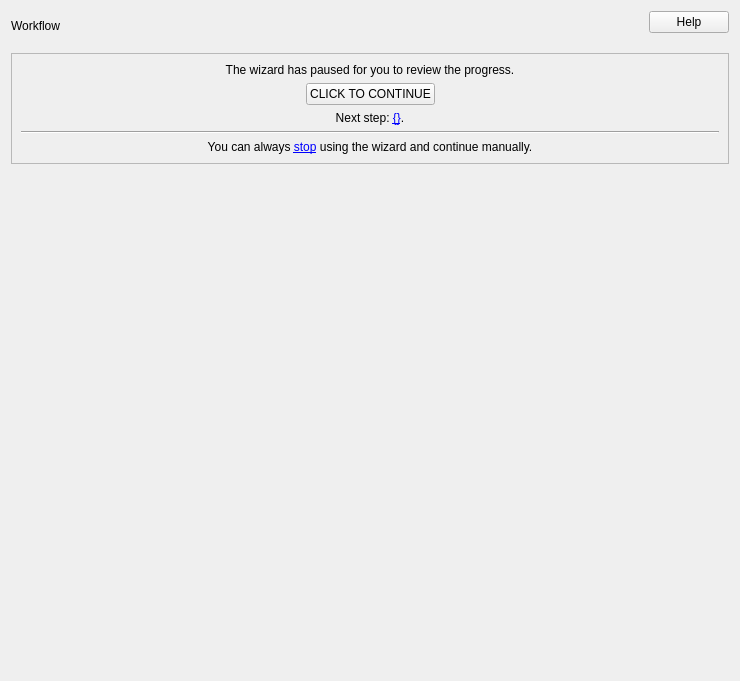
<?xml version="1.0" encoding="UTF-8"?>
<ui version="4.0">
 <class>Dialog</class>
 <widget class="QDialog" name="Dialog">
  <property name="geometry">
   <rect>
    <x>0</x>
    <y>0</y>
    <width>740</width>
    <height>681</height>
   </rect>
  </property>
  <property name="minimumSize">
   <size>
    <width>400</width>
    <height>600</height>
   </size>
  </property>
  <layout class="QGridLayout" name="gridLayout">
   <property name="spacing">
    <number>2</number>
   </property>
   <item row="2" column="0" colspan="5">
    <widget class="QFrame" name="FRA_PAUSED">
     <property name="frameShape">
      <enum>QFrame::StyledPanel</enum>
     </property>
     <property name="frameShadow">
      <enum>QFrame::Raised</enum>
     </property>
     <layout class="QVBoxLayout" name="verticalLayout">
      <item>
       <widget class="QLabel" name="LBL_PAUSED">
        <property name="text">
         <string>The wizard has paused for you to review the progress.</string>
        </property>
        <property name="alignment">
         <set>Qt::AlignCenter</set>
        </property>
       </widget>
      </item>
      <item>
       <layout class="QHBoxLayout" name="horizontalLayout_2">
        <item>
         <spacer name="horizontalSpacer_2">
          <property name="orientation">
           <enum>Qt::Horizontal</enum>
          </property>
          <property name="sizeHint" stdset="0">
           <size>
            <width>40</width>
            <height>20</height>
           </size>
          </property>
         </spacer>
        </item>
        <item>
         <widget class="QPushButton" name="BTN_CONTINUE">
          <property name="sizePolicy">
           <sizepolicy hsizetype="Fixed" vsizetype="Fixed">
            <horstretch>0</horstretch>
            <verstretch>0</verstretch>
           </sizepolicy>
          </property>
          <property name="text">
           <string>CLICK TO CONTINUE</string>
          </property>
          <property name="autoDefault">
           <bool>false</bool>
          </property>
          <property name="style" stdset="0">
           <string>completed</string>
          </property>
         </widget>
        </item>
        <item>
         <spacer name="horizontalSpacer_4">
          <property name="orientation">
           <enum>Qt::Horizontal</enum>
          </property>
          <property name="sizeHint" stdset="0">
           <size>
            <width>40</width>
            <height>20</height>
           </size>
          </property>
         </spacer>
        </item>
       </layout>
      </item>
      <item>
       <widget class="QLabel" name="LBL_NEXT">
        <property name="text">
         <string>Next step: &lt;a href=&quot;action:wizard_next&quot;&gt;{}&lt;/a&gt;.</string>
        </property>
        <property name="alignment">
         <set>Qt::AlignCenter</set>
        </property>
       </widget>
      </item>
      <item>
       <widget class="Line" name="line">
        <property name="orientation">
         <enum>Qt::Horizontal</enum>
        </property>
       </widget>
      </item>
      <item>
       <widget class="QLabel" name="LBL_CLOSE">
        <property name="text">
         <string>You can always &lt;a href=&quot;action:stop_wizard&quot;&gt;stop&lt;/a&gt; using the wizard and continue manually.</string>
        </property>
        <property name="alignment">
         <set>Qt::AlignCenter</set>
        </property>
       </widget>
      </item>
     </layout>
    </widget>
   </item>
   <item row="3" column="1" colspan="3">
    <spacer name="verticalSpacer">
     <property name="orientation">
      <enum>Qt::Vertical</enum>
     </property>
     <property name="sizeHint" stdset="0">
      <size>
       <width>20</width>
       <height>40</height>
      </size>
     </property>
    </spacer>
   </item>
   <item row="0" column="0" colspan="3" alignment="Qt::AlignBottom">
    <widget class="QLabel" name="LBL_FILENAME_3">
     <property name="text">
      <string>Workflow</string>
     </property>
     <property name="style" stdset="0">
      <string>title</string>
     </property>
    </widget>
   </item>
   <item row="1" column="0" colspan="2">
    <widget class="QWidget" name="widget" native="true">
     <property name="minimumSize">
      <size>
       <width>16</width>
       <height>16</height>
      </size>
     </property>
     <layout class="QGridLayout" name="LAY_MAIN">
      <property name="leftMargin">
       <number>0</number>
      </property>
      <property name="topMargin">
       <number>0</number>
      </property>
      <property name="rightMargin">
       <number>0</number>
      </property>
      <property name="bottomMargin">
       <number>0</number>
      </property>
     </layout>
    </widget>
   </item>
   <item row="0" column="4">
    <widget class="QPushButton" name="BTN_HELP">
     <property name="sizePolicy">
      <sizepolicy hsizetype="Fixed" vsizetype="Fixed">
       <horstretch>0</horstretch>
       <verstretch>0</verstretch>
      </sizepolicy>
     </property>
     <property name="text">
      <string>Help</string>
     </property>
     <property name="icon">
      <iconset resource="../resources/resources.qrc">
       <normaloff>:/groot/help.svg</normaloff>:/groot/help.svg</iconset>
     </property>
     <property name="autoDefault">
      <bool>false</bool>
     </property>
    </widget>
   </item>
  </layout>
 </widget>
 <resources>
  <include location="../../../../intermake/intermake_qt/forms/designer/resource_files/resources.qrc"/>
  <include location="../resources/resources.qrc"/>
 </resources>
 <connections/>
</ui>
